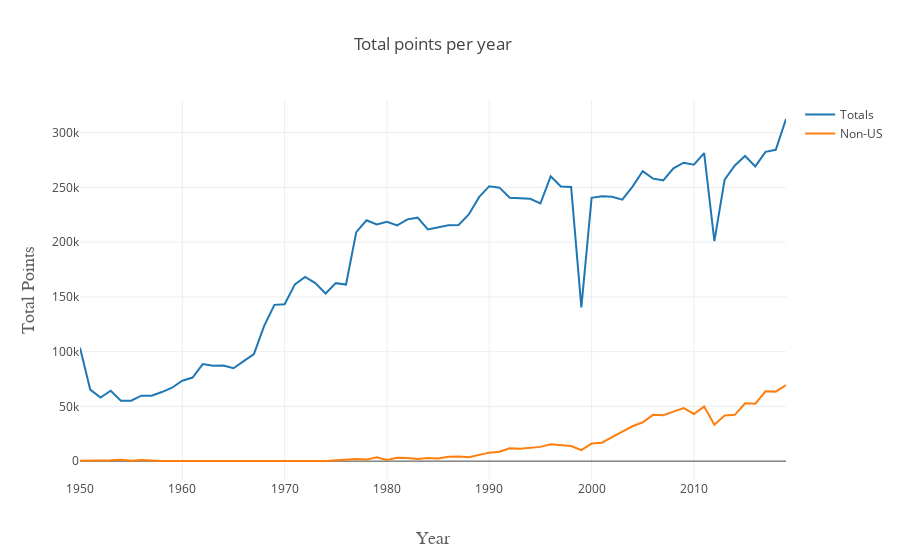

Here is the notebook cell this chart was saved with:
### Code cell
trace1 = go.Scatter(
    x=stat_by_year.index,
    y=stat_by_year.PTS,
    name='Totals'
)
trace2 = go.Scatter(
    x=stati_by_year.index,
    y=stati_by_year.PTS,
    name='Non-US'
)

data = [trace1, trace2]
layout = go.Layout(
    title=go.layout.Title(
        text='Total points per year',
        xref='paper',
    ),
    xaxis=go.layout.XAxis(
        title=go.layout.xaxis.Title(
            text='Year',
            font=dict(
                family='Courier New, monospace',
                size=18,
                color='#5f5f5f'
            )
        )
    ),
    yaxis=go.layout.YAxis(
        title=go.layout.yaxis.Title(
            text='Total Points',
            font=dict(
                family='Courier New, monospace',
                size=18,
                color='#5f5f5f'
            )
        )
    )
)
fig = go.Figure(data=data, layout=layout)
py.offline.iplot(fig)

### Figure 1 — Plotly figure (JSON) as saved in the notebook; plotly's stock layout.template omitted (floating-point values rounded to 4 significant figures)
{"data": [{"name": "Totals", "type": "scatter", "uid": "86a89ee8-5c94-416d-a66c-858010842845", "x": [1950, 1951, 1952, 1953, 1954, 1955, 1956, 1957, 1958, 1959, 1960, 1961, 1962, 1963, 1964, 1965, 1966, 1967, 1968, 1969, 1970, 1971, 1972, 1973, 1974, 1975, 1976, 1977, 1978, 1979, 1980, 1981, 1982, 1983, 1984, 1985, 1986, 1987, 1988, 1989, 1990, 1991, 1992, 1993, 1994, 1995, 1996, 1997, 1998, 1999, 2000, 2001, 2002, 2003, 2004, 2005, 2006, 2007, 2008, 2009, 2010, 2011, 2012, 2013, 2014, 2015, 2016, 2017, 2018, 2019], "y": [103562, 65338, 58096, 64356, 55252, 55253, 59768, 59654, 63093, 67031, 73427, 76346, 88652, 87134, 87252, 84805, 91383, 97816, 123590, 142713, 143260, 161457, 168154, 162656, 153024, 162534, 161247, 209113, 219911, 216059, 218636, 215251, 220769, 222338, 211533, 213186, 215463, 215624, 225265, 241046, 251070, 249742, 240576, 239967, 239508, 235269, 260126, 250743, 250326, 140408, 240401, 241954, 241363, 238771, 250671, 264712, 257976, 256409, 267460, 272519, 270750, 281221, 200907, 256949, 269984, 278672, 269138, 282466, 284287, 312430]}, {"name": "Non-US", "type": "scatter", "uid": "6b83035f-bedc-41f0-92f9-099dfffbf0bd", "x": [1950, 1951, 1952, 1953, 1954, 1955, 1956, 1957, 1958, 1974, 1975, 1976, 1977, 1978, 1979, 1980, 1981, 1982, 1983, 1984, 1985, 1986, 1987, 1988, 1989, 1990, 1991, 1992, 1993, 1994, 1995, 1996, 1997, 1998, 1999, 2000, 2001, 2002, 2003, 2004, 2005, 2006, 2007, 2008, 2009, 2010, 2011, 2012, 2013, 2014, 2015, 2016, 2017, 2018, 2019], "y": [421, 338, 524, 731, 1315, 425, 1001, 673, 128, 229, 600, 817, 1851, 1398, 3506, 1118, 2982, 2784, 2005, 2819, 2492, 4051, 4129, 3507, 5438, 7770, 8644, 11653, 11299, 12225, 13018, 15312, 14576, 13875, 10069, 16029, 16830, 21507, 26920, 31861, 35488, 42293, 41996, 45268, 48373, 43066, 49826, 33276, 41695, 42260, 52768, 52463, 63806, 63486, 69453]}], "layout": {"title": {"text": "Total points per year", "xref": "paper"}, "xaxis": {"title": {"font": {"color": "#5f5f5f", "family": "Courier New, monospace", "size": 18}, "text": "Year"}}, "yaxis": {"title": {"font": {"color": "#5f5f5f", "family": "Courier New, monospace", "size": 18}, "text": "Total Points"}}}}
